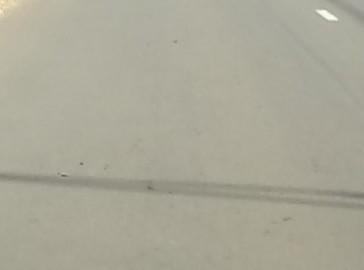
#> input picture Assets/good/good_005.JPG, 364 x 270 px, found by its file name; its folder holds only this picture in this run
$ jupyter execute --allow-errors 'percobaan 2 fix.ipynb'   (older library calls are emulated)
#> lines starting #> are read from the running program, lines starting #| are printed output that depends on the picture
#> further down, img is the input picture: shape (270, 364, 3); mean B, G, R 152.2, 168.2, 170.4
# Percobaan 2 : Normalisasi dan Median Filtering

## Import Library

[cell 1]
# Import library yang kalian butuhkan
import os
import cv2 as cv
import matplotlib.pyplot as plt
import numpy as np
import pandas as pd
from sklearn.model_selection import train_test_split, cross_val_predict
from sklearn.metrics import accuracy_score, classification_report
from skimage.feature import graycomatrix, graycoprops
from scipy.stats import entropy
from sklearn.ensemble import RandomForestClassifier
from sklearn.svm import SVC
from sklearn.neighbors import KNeighborsClassifier
from sklearn.metrics import accuracy_score, precision_score, recall_score, f1_score, confusion_matrix, classification_report
from sklearn.metrics import (confusion_matrix, ConfusionMatrixDisplay)
import seaborn as sns

Cell code di atas merupakan code untuk mengimport seluruh library yang dibutuhkan dalam pengerjaan ekstraksi fitur citra serta proses klasifikasi pada jurnal ini. Library cv2 yang diimport sebagai "cv" digunakan untuk membaca dan mengolah citra, sedangkan numpy ("np") berfungsi untuk merepresentasikan citra dalam bentuk array piksel agar dapat diolah secara numerik. Library matplotlib.pyplot ("plt") dan seaborn (sns) dibutuhkan untuk menampilkan visualisasi, baik berupa citra hasil pengolahan maupun grafik seperti histogram dan confusion matrix, sementara pandas ("pd") digunakan untuk mengelola dan menganalisis data dalam bentuk tabel. Untuk proses ekstraksi fitur tekstur, digunakan fungsi graycomatrix dan graycoprops dari library skimage.feature yang berguna untuk menghitung matriks co-occurrence dan properti tekstur citra seperti kontras, homogenitas, dan korelasi, serta fungsi entropy dari scipy.stats untuk mengukur tingkat keacakan informasi pada citra.

Selanjutnya, library sklearn.model_selection diimport untuk mengambil fungsi train_test_split yang digunakan dalam membagi data menjadi data latih dan data uji, serta cross_val_predict yang digunakan untuk melakukan validasi silang terhadap model klasifikasi. Tiga algoritma klasifikasi yang digunakan dalam jurnal ini diimport dari masing-masing modulnya, yaitu RandomForestClassifier dari sklearn.ensemble, SVC (Support Vector Classifier) dari sklearn.svm, dan KNeighborsClassifier dari sklearn.neighbors, sehingga ketiga model ini nantinya dapat dibandingkan performanya dalam mengklasifikasikan citra.

Terakhir, untuk keperluan evaluasi performa model, diimport beberapa fungsi metrik dari sklearn.metrics seperti accuracy_score untuk mengukur akurasi, precision_score dan recall_score untuk mengukur ketepatan serta kemampuan model dalam mengenali kelas tertentu, f1_score sebagai nilai gabungan dari precision dan recall, serta classification_report yang menyajikan keseluruhan metrik tersebut secara ringkas dalam satu tabel. Selain itu, confusion_matrix dan ConfusionMatrixDisplay juga diimport untuk membuat dan menampilkan matriks kebingungan model secara visual, sehingga memudahkan dalam menganalisis kesalahan klasifikasi yang terjadi pada setiap kelas.

## Resize

[cell 2]
def resize(image, target_size):

#> called with target_size = (480, 640)
    original_height, original_width, _ = image.shape
    target_width, target_height = target_size
    resized = np.zeros((target_height, target_width, 3), dtype=np.uint8)

    for i in range(target_height):
        for j in range(target_width):
            original_x = int(j * original_width / target_width)
            original_y = int(i * original_height / target_height)
            resized[i, j] = image[original_y, original_x]
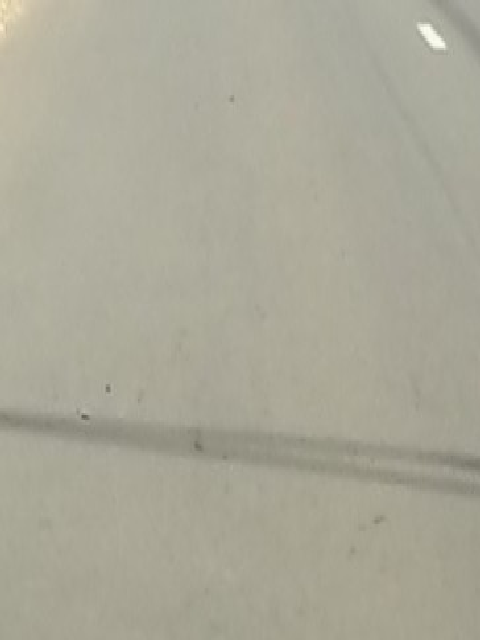
#> resized: shape (640, 480, 3); mean B, G, R 152.2, 168.2, 170.4

    return resized

Cell code di atas merupakan implementasi manual dari fungsi resize citra menggunakan metode nearest neighbor interpolation, tanpa memanfaatkan fungsi resize bawaan dari library cv2. Fungsi ini bekerja dengan cara membuat array kosong baru ("resized") berukuran sesuai target_size yang diinginkan, kemudian mengisi setiap piksel pada array tersebut melalui dua buah perulangan for yang menyusuri tinggi (i) dan lebar (j) citra target. Untuk setiap posisi piksel pada citra hasil, dilakukan perhitungan koordinat asal (original_x dan original_y) pada citra original dengan cara mengalikan posisi piksel target dengan rasio antara ukuran original dan ukuran target, sehingga nilai piksel dari citra asli pada koordinat tersebut dapat diambil dan dipetakan ke posisi yang bersesuaian pada citra hasil resize.

## Data Loading

[cell 3]
data = []
labels = []
file_name = []
for sub_folder in os.listdir("Assets\\"):
    sub_folder_files = os.listdir(os.path.join("Assets\\", sub_folder))
    for i, filename in enumerate(sub_folder_files):
        img_path = os.path.join("Assets\\", sub_folder, filename)
        img = cv.imread(img_path)
        img = resize(img, (480, 640))
        img = img.astype(np.uint8)
        img = cv.cvtColor(img, cv.COLOR_BGR2GRAY)
#> img: shape (640, 480)

        data.append(img)
        labels.append(sub_folder)
        name = os.path.splitext(filename)[0]
        file_name.append(filename)

data = np.array(data)
labels = np.array(labels)
print("Data: ", len(data))
#| Data:  2
print("Label: ", len(labels))
print("Filenames: ", len(file_name))

Cell code di atas merupakan proses pembacaan dan pemuatan seluruh citra yang terdapat pada folder "Assets" untuk kemudian diolah lebih lanjut. Pertama, dilakukan perulangan terhadap setiap sub_folder yang ada di dalam folder Assets, di mana setiap sub_folder ini diasumsikan merepresentasikan satu label atau kelas tertentu. Selanjutnya, setiap file citra yang berada di dalam masing-masing sub_folder dibaca menggunakan cv.imread, kemudian diubah ukurannya menjadi 480x640 piksel menggunakan fungsi resize yang telah didefinisikan sebelumnya, dan diubah pula menjadi citra grayscale menggunakan cv.cvtColor agar proses ekstraksi fitur pada tahap berikutnya menjadi lebih sederhana karena hanya berfokus pada satu channel intensitas piksel saja.

Setiap citra yang telah diproses tersebut kemudian dimasukkan ke dalam list "data", sementara nama sub_folder-nya dimasukkan ke dalam list "labels" sebagai keterangan kelas dari citra yang bersangkutan, dan nama file aslinya disimpan ke dalam list "file_name" untuk keperluan penelusuran data di kemudian hari. Setelah seluruh citra berhasil dimuat, list "data" dan "labels" tersebut diubah menjadi array numpy agar dapat lebih mudah diolah pada proses-proses selanjutnya, dan terakhir ditampilkan jumlah data, label, serta filename yang berhasil dimuat sebagai bentuk verifikasi bahwa proses pembacaan data telah berjalan dengan baik dan sesuai dengan jumlah file yang ada.

### Menampilkan Citra

[cell 4]
def displayImg(row, column, data):
#> called with row = 10, column = 20, data = array of shape (2, 640, 480)
    fig = plt.figure(figsize=(20, 20))
    for i in range(1, row*column +1):
        fig.add_subplot(row, column, i)
        plt.imshow(data[i-1], cmap='gray')
        plt.axis("off")
    plt.show()

#> (the rest of this cell did not finish here and is left out)

Cell code di atas merupakan fungsi yang dibuat untuk menampilkan kumpulan citra dalam bentuk grid menggunakan library matplotlib, di mana parameter row dan column menentukan jumlah baris dan kolom grid yang akan dibentuk, sedangkan parameter data merupakan kumpulan citra yang ingin ditampilkan. Di dalam fungsi ini, dilakukan perulangan sebanyak row dikali column, dengan setiap iterasinya menambahkan satu subplot baru ke dalam figure menggunakan fig.add_subplot, kemudian menampilkan citra yang bersangkutan dengan plt.imshow menggunakan colormap "gray" karena citra yang ditampilkan merupakan citra grayscale, serta menyembunyikan sumbu (axis) agar tampilan citra terlihat lebih bersih tanpa garis dan angka koordinat. Pada baris terakhir, fungsi displayImg dipanggil dengan parameter 10 baris dan 20 kolom untuk menampilkan keseluruhan 200 citra yang ada pada variabel "data" sekaligus dalam satu tampilan, sehingga memudahkan dalam melakukan pengecekan visual terhadap seluruh data citra yang telah dimuat sebelumnya.

## Preprocesing

### Mendefinisikan Fungsi

[cell 5]
def prepro1(image):
    # normalisasi
    img_min = np.min(image)
    img_max = np.max(image)
    if img_max == img_min:
        norm = image.astype(np.uint8)
    else :
        norm = ((image - img_min) / (img_max - img_min) * 255).astype(np.uint8)
    #median
    h, w = norm.shape
    pad = 3 // 2
    padded = np.pad(norm, pad, mode='constant', constant_values=0)
    hasil = np.zeros((h, w), dtype=np.uint8)

    for i in range(h):
        for j in range(w):
            window = padded[i:i+3, j:j+3]
            hasil[i, j] = np.median(window)
    return hasil

Cell code di atas merupakan fungsi prepro1 yang dibuat untuk melakukan preprocessing citra melalui dua tahapan, yaitu normalisasi intensitas piksel dan median filtering. Pada tahap pertama, dilakukan normalisasi terhadap citra dengan cara mengambil nilai minimum (img_min) dan maksimum (img_max) dari citra, kemudian memetakan ulang seluruh nilai piksel ke dalam rentang 0 hingga 255 menggunakan rumus normalisasi, dengan pengecualian apabila nilai minimum dan maksimum sama maka citra langsung dikonversi ke tipe data uint8 tanpa proses normalisasi untuk menghindari pembagian dengan nol. Selanjutnya, pada tahap median filtering, citra yang telah dinormalisasi tersebut diberikan padding sebesar 1 piksel di setiap sisinya menggunakan np.pad agar piksel pada bagian tepi citra tetap dapat diproses, kemudian dilakukan perulangan terhadap setiap piksel untuk mengambil window berukuran 3x3 di sekitarnya dan menghitung nilai mediannya menggunakan np.median, sehingga nilai piksel pada citra hasil ("hasil") merupakan nilai tengah dari kumpulan piksel tetangganya yang berguna untuk mengurangi noise pada citra sambil tetap mempertahankan ketajaman tepi objek.

### Menjalankan Fungsi

[cell 6]
def jalankan_proses(arraydata, fungsi_prepro):
    data_hasil = []
    for img in arraydata:
        img_hasil = fungsi_prepro(img)
        data_hasil.append(img_hasil)
#> this loop made 2 passes
#> pass 1, in prepro1, `norm = ((image - img_min) / (img_max - img_min) * 255).astype(np.uint8)`:
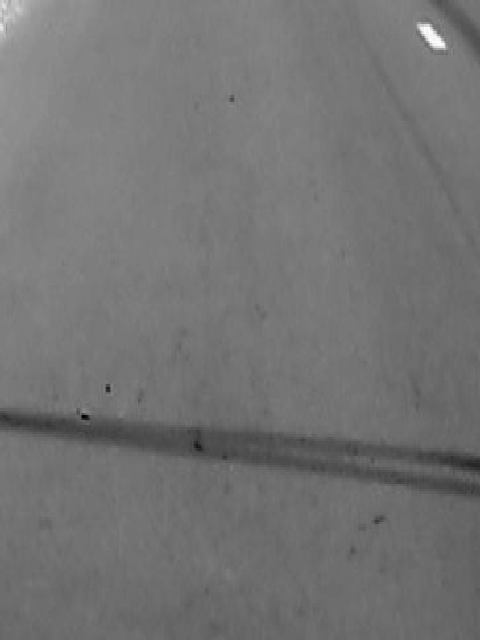
#> norm: shape (640, 480); min 0, max 255, mean 115.5
#> pass 2, in prepro1 (call 2), `padded = np.pad(norm, pad, mode='constant', constant_values=0)`:
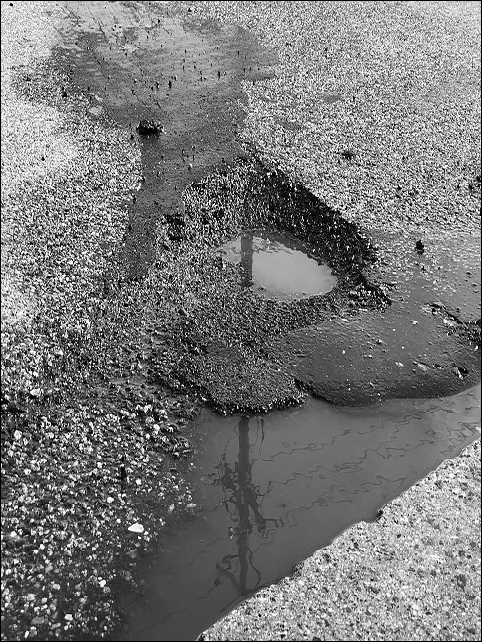
#> padded: shape (642, 482); min 0, max 255, mean 119.8
#> after the loop, data_hasil = 2 items
    return np.array(data_hasil)

Cell code di atas merupakan fungsi pembantu (helper function) bernama jalankan_proses yang dibuat untuk menerapkan suatu fungsi preprocessing tertentu, seperti prepro1, ke seluruh citra yang ada di dalam array data secara sekaligus. Fungsi ini menerima dua parameter, yaitu arraydata yang merupakan kumpulan citra yang ingin diproses, dan fungsi_prepro yang merupakan fungsi preprocessing yang ingin diterapkan, sehingga fungsi ini bersifat fleksibel dan dapat digunakan kembali untuk berbagai fungsi preprocessing lainnya tanpa perlu menulis ulang perulangan yang sama. Di dalam fungsi ini, dilakukan perulangan terhadap setiap citra pada arraydata, di mana setiap citra tersebut diproses menggunakan fungsi_prepro yang diberikan, kemudian hasilnya dimasukkan ke dalam list data_hasil, yang pada akhirnya dikonversi menjadi array numpy dan dikembalikan sebagai output dari fungsi.

### Menampilkan hasil proses preprosessing 1

[cell 7]
data_prepro1 = jalankan_proses(data, prepro1)
#> (the rest of this cell did not finish here and is left out)


Cell code di atas merupakan implementasi pemanggilan fungsi jalankan_proses untuk menerapkan preprocessing prepro1 ke seluruh citra pada variabel "data", yang hasilnya disimpan ke dalam variabel baru bernama data_prepro1, kemudian ditampilkan menggunakan fungsi displayImg yang telah dibuat sebelumnya. Apabila dibandingkan dengan citra sebelum diproses, citra hasil prepro1 ini secara visual akan terlihat sedikit lebih halus (smooth) dan noise atau bintik-bintik kecil yang sebelumnya tampak pada citra original akan tereduksi akibat proses median filtering, sementara kontras antar objek pada citra juga akan tampak lebih jelas dan merata dibandingkan citra aslinya karena telah melalui proses normalisasi intensitas piksel ke rentang 0-255, sehingga perbedaan tingkat kecerahan antar citra yang sebelumnya bisa jadi tidak konsisten kini menjadi lebih seragam satu sama lain.

## Ekstraksi Fitur

### Fungsi GLCM

[cell 8]
def glcm(image, derajat):
    image = image.astype(np.uint8)
    if derajat == 0:
        angles = [0]
    elif derajat == 45:
        angles = [np.pi / 4]
    elif derajat == 90:
        angles = [np.pi / 2]
    elif derajat == 135:
        angles = [3 * np.pi / 4]
    else:
        raise ValueError("Invalid angle. It should be one of the following: 0, 45, 90, 135.")

    glcm_matrix = graycomatrix(image, [1], angles, 256, symmetric=True, normed=True)
    return glcm_matrix

def correlation(matriks):
    return graycoprops(matriks, 'correlation')[0, 0]

def dissimilarity(matriks):
    return graycoprops(matriks, 'dissimilarity')[0, 0]

def homogenity(matriks):
    return graycoprops(matriks, 'homogeneity')[0, 0]

def contrast(matriks):
    return graycoprops(matriks, 'contrast')[0, 0]

def ASM(matriks):
    return graycoprops(matriks, 'ASM')[0, 0]

def energy(matriks):
    return graycoprops(matriks, 'energy')[0, 0]

def entropyGlcm(matriks):
    return entropy(matriks.ravel())

Cell kode di atas mendefinisikan delapan fungsi yang membentuk sistem ekstraksi fitur tekstur berbasis Gray-Level Co-occurrence Matrix (GLCM). Fungsi glcm() menerima gambar dan sudut sebagai parameter, kemudian memanggil graycomatrix() dari library skimage untuk membangun matriks berukuran 256×256 yang merekam frekuensi kemunculan pasangan nilai intensitas piksel yang bertetangga pada jarak 1 piksel di arah sudut yang ditentukan. Tujuh fungsi ekstraksi fitur selanjutnya masing-masing memanggil graycoprops() untuk menghitung satu karakteristik dari matriks tersebut: contrast() mengukur seberapa besar variasi intensitas antar piksel tetangga, homogenity() mengukur seberapa seragam distribusi nilai dalam matriks, dissimilarity() mengukur rata-rata perbedaan intensitas antar tetangga secara linear, ASM() mengukur keseragaman distribusi dalam bentuk kuadrat, energy() merupakan akar kuadrat dari ASM, correlation() mengukur linearitas hubungan statistik antar piksel tetangga, dan entropyGlcm() mengukur tingkat ketidakteraturan atau kompleksitas distribusi matriks GLCM menggunakan fungsi entropy() dari scipy.

[cell 9]
Derajat0, Derajat45, Derajat90, Derajat135 = [], [], [], []

for i in range(len(data_prepro1)):
    D0   = glcm(data_prepro1[i], 0)
    D45  = glcm(data_prepro1[i], 45)
    D90  = glcm(data_prepro1[i], 90)
    D135 = glcm(data_prepro1[i], 135)
    Derajat0.append(D0)
    Derajat45.append(D45)
    Derajat90.append(D90)
    Derajat135.append(D135)
#> this loop made 2 passes
#> pass 2, in glcm (call 5), `image = image.astype(np.uint8)`:
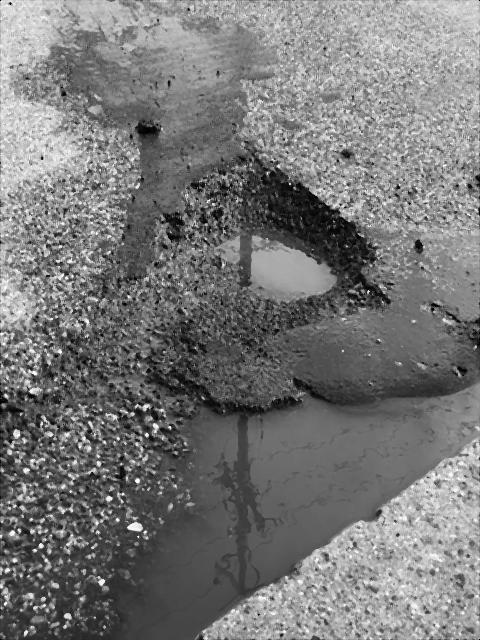
#> image: shape (640, 480); min 0, max 254, mean 119.7
#> after the loop, Derajat0 = 2 items; Derajat135 = 2 items; Derajat45 = 2 items; Derajat90 = 2 items

Kontras0, Kontras45, Kontras90, Kontras135             = [], [], [], []
dissimilarity0, dissimilarity45, dissimilarity90, dissimilarity135 = [], [], [], []
homogenity0, homogenity45, homogenity90, homogenity135 = [], [], [], []
entropy0, entropy45, entropy90, entropy135             = [], [], [], []
ASM0, ASM45, ASM90, ASM135                             = [], [], [], []
energy0, energy45, energy90, energy135                 = [], [], [], []
correlation0, correlation45, correlation90, correlation135 = [], [], [], []

for i in range(len(data_prepro1)):
    C0   = correlation(Derajat0[i]);   correlation0.append(C0)
    C45  = correlation(Derajat45[i]);  correlation45.append(C45)
    C90  = correlation(Derajat90[i]);  correlation90.append(C90)
    C135 = correlation(Derajat135[i]); correlation135.append(C135)
#> this loop made 2 passes
#> (C0, C45, C90, C135) on passes 1 to 2: (0.994, 0.991, 0.993, 0.988), (0.911, 0.871, 0.912, 0.855)
#> (the rest of the program and of its run is left out)
